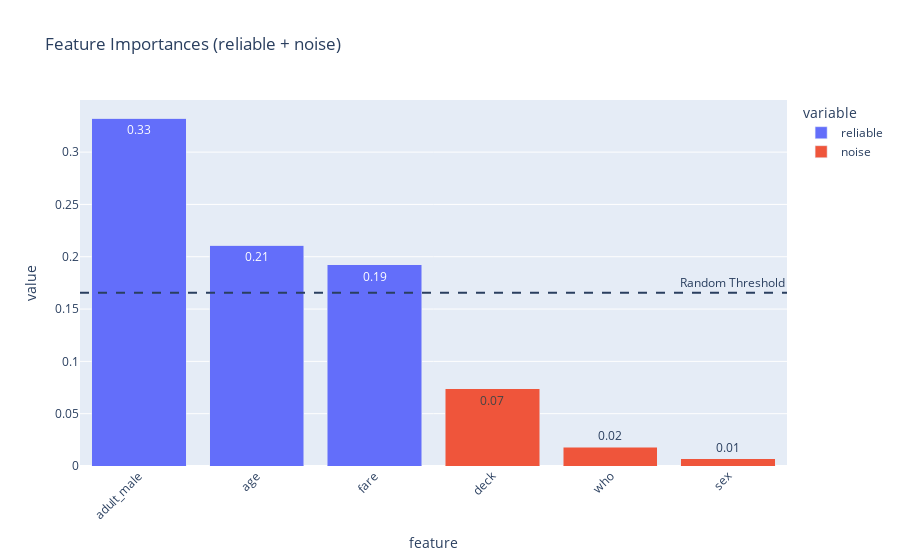

Notebook code for this chart:
### Markdown cell above
### Bar Plot of Feature Importances

The bar plot below shows the aggregated importance of each feature. The dashed line represents the threshold for random (noise) importance. Features above this line are considered informative.

### Code cell
fig_bar = VisualizerFactory.make_bar(store, show_threshold=True, show_noise=True)
fig_bar.show()

### Figure 1 — Plotly figure (JSON) as saved in the notebook; plotly's stock layout.template omitted (floating-point values rounded to 4 significant figures)
{"data": [{"alignmentgroup": "True", "hovertemplate": "variable=reliable<br>feature=%{x}<br>value=%{y}<extra></extra>", "legendgroup": "reliable", "marker": {"color": "#636efa", "pattern": {"shape": ""}}, "name": "reliable", "offsetgroup": "reliable", "orientation": "v", "showlegend": true, "textposition": "auto", "texttemplate": "%{y:.2f}", "type": "bar", "x": ["adult_male", "age", "fare", "deck", "who", "sex"], "xaxis": "x", "y": [0.3323, 0.2111, 0.1921, 0, 0, 0], "yaxis": "y"}, {"alignmentgroup": "True", "hovertemplate": "variable=noise<br>feature=%{x}<br>value=%{y}<extra></extra>", "legendgroup": "noise", "marker": {"color": "#EF553B", "pattern": {"shape": ""}}, "name": "noise", "offsetgroup": "noise", "orientation": "v", "showlegend": true, "textposition": "auto", "texttemplate": "%{y:.2f}", "type": "bar", "x": ["adult_male", "age", "fare", "deck", "who", "sex"], "xaxis": "x", "y": [0, 0, 0, 0.07405, 0.01807, 0.006721], "yaxis": "y"}], "layout": {"annotations": [{"showarrow": false, "text": "Random Threshold", "x": 1, "xanchor": "right", "xref": "x domain", "y": 0.1657, "yanchor": "bottom", "yref": "y"}], "barmode": "stack", "legend": {"title": {"text": "variable"}, "tracegroupgap": 0}, "shapes": [{"line": {"dash": "dash"}, "type": "line", "x0": 0, "x1": 1, "xref": "x domain", "y0": 0.1657, "y1": 0.1657, "yref": "y"}], "title": {"text": "Feature Importances (reliable + noise)"}, "xaxis": {"anchor": "y", "domain": [0, 1], "tickangle": -45, "title": {"text": "feature"}}, "yaxis": {"anchor": "x", "domain": [0, 1], "title": {"text": "value"}}}}
